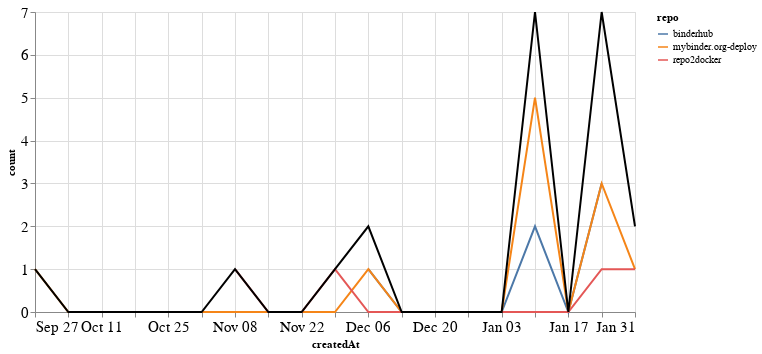

The code cell stored with this chart in its notebook:
### Markdown cell above
### PRs

### Code cell
prs_time = prs.groupby('repo').resample('W', on='createdAt').count()['author'].reset_index()
prs_time = prs_time.rename(columns={'author': 'count'})
prs_time_total = prs_time.groupby('createdAt').agg({"count": "sum"}).reset_index()

ch1 = alt.Chart(prs_time, width=600).mark_line().encode(
    x='createdAt',
    y='count',
    color='repo',
    tooltip="repo"
)

ch2 = alt.Chart(prs_time_total, width=600).mark_line(color="black").encode(
    x='createdAt',
    y='count',
)

ch1 + ch2

### Figure 1 — Vega-Lite specification as saved in the notebook (floating-point values rounded to 4 significant figures)
{"config": {"axisLeft": {"labelFontSize": 15}, "axisBottom": {"labelFontSize": 15}}, "layer": [{"data": {"name": "data-c59daaeef9f365f48f8e9755c7cf9797"}, "mark": "line", "encoding": {"color": {"type": "nominal", "field": "repo"}, "tooltip": {"type": "nominal", "field": "repo"}, "x": {"type": "temporal", "field": "createdAt"}, "y": {"type": "quantitative", "field": "count"}}, "width": 600}, {"data": {"name": "data-84ed2d9ce2cddc2f809df6e5cbacc045"}, "mark": {"type": "line", "color": "black"}, "encoding": {"x": {"type": "temporal", "field": "createdAt"}, "y": {"type": "quantitative", "field": "count"}}, "width": 600}], "$schema": "https://vega.github.io/schema/vega-lite/v4.8.1.json", "datasets": {"data-c59daaeef9f365f48f8e9755c7cf9797": [{"repo": "binderhub", "createdAt": "2020-12-06T00:00:00", "count": 1}, {"repo": "binderhub", "createdAt": "2020-12-13T00:00:00", "count": 0}, {"repo": "binderhub", "createdAt": "2020-12-20T00:00:00", "count": 0}, {"repo": "binderhub", "createdAt": "2020-12-27T00:00:00", "count": 0}, {"repo": "binderhub", "createdAt": "2021-01-03T00:00:00", "count": 0}, {"repo": "binderhub", "createdAt": "2021-01-10T00:00:00", "count": 2}, {"repo": "binderhub", "createdAt": "2021-01-17T00:00:00", "count": 0}, {"repo": "binderhub", "createdAt": "2021-01-24T00:00:00", "count": 3}, {"repo": "mybinder.org-deploy", "createdAt": "2020-09-27T00:00:00", "count": 1}, {"repo": "mybinder.org-deploy", "createdAt": "2020-10-04T00:00:00", "count": 0}, {"repo": "mybinder.org-deploy", "createdAt": "2020-10-11T00:00:00", "count": 0}, {"repo": "mybinder.org-deploy", "createdAt": "2020-10-18T00:00:00", "count": 0}, {"repo": "mybinder.org-deploy", "createdAt": "2020-10-25T00:00:00", "count": 0}, {"repo": "mybinder.org-deploy", "createdAt": "2020-11-01T00:00:00", "count": 0}, {"repo": "mybinder.org-deploy", "createdAt": "2020-11-08T00:00:00", "count": 0}, {"repo": "mybinder.org-deploy", "createdAt": "2020-11-15T00:00:00", "count": 0}, {"repo": "mybinder.org-deploy", "createdAt": "2020-11-22T00:00:00", "count": 0}, {"repo": "mybinder.org-deploy", "createdAt": "2020-11-29T00:00:00", "count": 0}, {"repo": "mybinder.org-deploy", "createdAt": "2020-12-06T00:00:00", "count": 1}, {"repo": "mybinder.org-deploy", "createdAt": "2020-12-13T00:00:00", "count": 0}, {"repo": "mybinder.org-deploy", "createdAt": "2020-12-20T00:00:00", "count": 0}, {"repo": "mybinder.org-deploy", "createdAt": "2020-12-27T00:00:00", "count": 0}, {"repo": "mybinder.org-deploy", "createdAt": "2021-01-03T00:00:00", "count": 0}, {"repo": "mybinder.org-deploy", "createdAt": "2021-01-10T00:00:00", "count": 5}, {"repo": "mybinder.org-deploy", "createdAt": "2021-01-17T00:00:00", "count": 0}, {"repo": "mybinder.org-deploy", "createdAt": "2021-01-24T00:00:00", "count": 3}, {"repo": "mybinder.org-deploy", "createdAt": "2021-01-31T00:00:00", "count": 1}, {"repo": "repo2docker", "createdAt": "2020-11-08T00:00:00", "count": 1}, {"repo": "repo2docker", "createdAt": "2020-11-15T00:00:00", "count": 0}, {"repo": "repo2docker", "createdAt": "2020-11-22T00:00:00", "count": 0}, {"repo": "repo2docker", "createdAt": "2020-11-29T00:00:00", "count": 1}, {"repo": "repo2docker", "createdAt": "2020-12-06T00:00:00", "count": 0}, {"repo": "repo2docker", "createdAt": "2020-12-13T00:00:00", "count": 0}, {"repo": "repo2docker", "createdAt": "2020-12-20T00:00:00", "count": 0}, {"repo": "repo2docker", "createdAt": "2020-12-27T00:00:00", "count": 0}, {"repo": "repo2docker", "createdAt": "2021-01-03T00:00:00", "count": 0}, {"repo": "repo2docker", "createdAt": "2021-01-10T00:00:00", "count": 0}, {"repo": "repo2docker", "createdAt": "2021-01-17T00:00:00", "count": 0}, {"repo": "repo2docker", "createdAt": "2021-01-24T00:00:00", "count": 1}, {"repo": "repo2docker", "createdAt": "2021-01-31T00:00:00", "count": 1}], "data-84ed2d9ce2cddc2f809df6e5cbacc045": [{"createdAt": "2020-09-27T00:00:00", "count": 1}, {"createdAt": "2020-10-04T00:00:00", "count": 0}, {"createdAt": "2020-10-11T00:00:00", "count": 0}, {"createdAt": "2020-10-18T00:00:00", "count": 0}, {"createdAt": "2020-10-25T00:00:00", "count": 0}, {"createdAt": "2020-11-01T00:00:00", "count": 0}, {"createdAt": "2020-11-08T00:00:00", "count": 1}, {"createdAt": "2020-11-15T00:00:00", "count": 0}, {"createdAt": "2020-11-22T00:00:00", "count": 0}, {"createdAt": "2020-11-29T00:00:00", "count": 1}, {"createdAt": "2020-12-06T00:00:00", "count": 2}, {"createdAt": "2020-12-13T00:00:00", "count": 0}, {"createdAt": "2020-12-20T00:00:00", "count": 0}, {"createdAt": "2020-12-27T00:00:00", "count": 0}, {"createdAt": "2021-01-03T00:00:00", "count": 0}, {"createdAt": "2021-01-10T00:00:00", "count": 7}, {"createdAt": "2021-01-17T00:00:00", "count": 0}, {"createdAt": "2021-01-24T00:00:00", "count": 7}, {"createdAt": "2021-01-31T00:00:00", "count": 2}]}}
